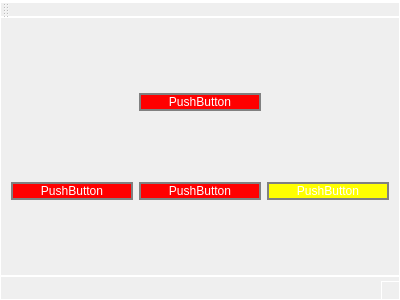
<?xml version="1.0" encoding="UTF-8"?>
<ui version="4.0">
 <class>MainWindow</class>
 <widget class="QMainWindow" name="MainWindow">
  <property name="geometry">
   <rect>
    <x>0</x>
    <y>0</y>
    <width>400</width>
    <height>300</height>
   </rect>
  </property>
  <property name="windowTitle">
   <string>MainWindow</string>
  </property>
  <property name="styleSheet">
   <string notr="true">*
{
	background: qradialgradient(cx: 0.3, cy: -0.4, fx: 0.3,
	fy: -0.4, radius: 1.35, stop: 0 #fff, stop: 1 #888);
    color: rgb(255, 255, 255);
	border: 1px solid #ffffff;
}

QPushButton
{
	border: 2px solid gray;
   border-radius: 10px;
   padding: 0 5px;
   background-color: red;
}

QPushButton#pushButton
{
   background-color: yellow;
}</string>
  </property>
  <widget class="QWidget" name="centralWidget">
   <layout class="QGridLayout" name="gridLayout">
    <item row="1" column="0">
     <widget class="QPushButton" name="pushButton_2">
      <property name="text">
       <string>PushButton</string>
      </property>
     </widget>
    </item>
    <item row="1" column="1">
     <widget class="QPushButton" name="pushButton_4">
      <property name="text">
       <string>PushButton</string>
      </property>
     </widget>
    </item>
    <item row="1" column="2">
     <widget class="QPushButton" name="pushButton">
      <property name="text">
       <string>PushButton</string>
      </property>
     </widget>
    </item>
    <item row="0" column="1">
     <widget class="QPushButton" name="pushButton_3">
      <property name="text">
       <string>PushButton</string>
      </property>
     </widget>
    </item>
   </layout>
  </widget>
  <widget class="QMenuBar" name="menuBar">
   <property name="geometry">
    <rect>
     <x>0</x>
     <y>0</y>
     <width>400</width>
     <height>24</height>
    </rect>
   </property>
  </widget>
  <widget class="QToolBar" name="mainToolBar">
   <attribute name="toolBarArea">
    <enum>TopToolBarArea</enum>
   </attribute>
   <attribute name="toolBarBreak">
    <bool>false</bool>
   </attribute>
  </widget>
  <widget class="QStatusBar" name="statusBar"/>
 </widget>
 <layoutdefault spacing="6" margin="11"/>
 <resources/>
 <connections/>
</ui>
